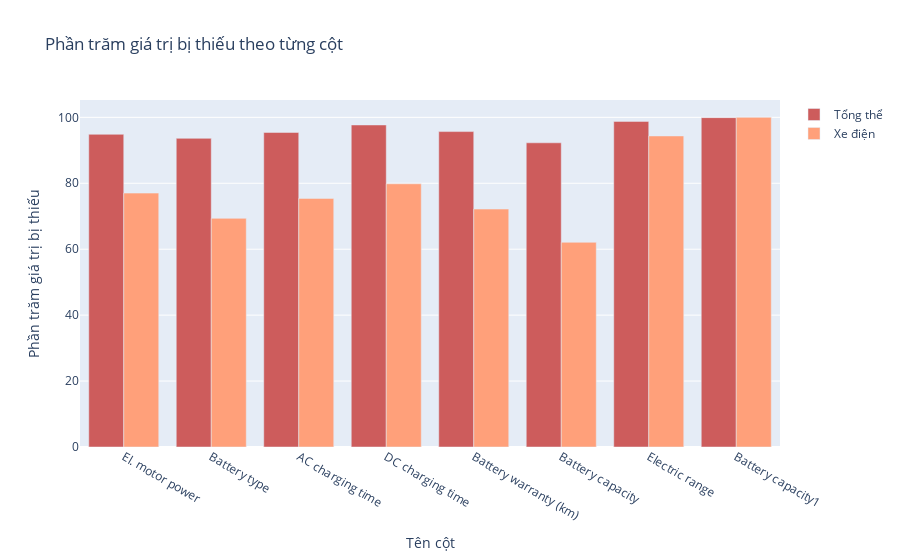

Notebook code for this chart:
### Markdown cell above
Next, we will examine the missing value rates within the primary columns related to electric vehicles. We need to assess how these columns perform in terms of missing values when considering only the subset of electric vehicles. This evaluation will help determine whether these columns can be effectively utilized for analysis.

### Code cell
# Lọc ra xe điện từ df
df_electric = df[df['Fuel'] == 'Electric']

# Tính toán tỷ lệ phần trăm giá trị bị thiếu cho từng cột
missing_values_total = df[electric_vehicle_columns].isnull().mean() * 100
missing_values_electric = df_electric[electric_vehicle_columns].isnull().mean() * 100

# Tạo biểu đồ
fig = go.Figure()

fig.add_trace(go.Bar(
    x=electric_vehicle_columns,
    y=missing_values_total,
    name='Tổng thể',
    marker_color='indianred'
))

fig.add_trace(go.Bar(
    x=electric_vehicle_columns,
    y=missing_values_electric,
    name='Xe điện',
    marker_color='lightsalmon'
))

# Điều chỉnh giao diện
fig.update_layout(
    title='Phần trăm giá trị bị thiếu theo từng cột',
    xaxis_title='Tên cột',
    yaxis_title='Phần trăm giá trị bị thiếu',
    barmode='group'
)

fig.show()

### Figure 1 — Plotly figure (JSON) as saved in the notebook; plotly's stock layout.template omitted (floating-point values rounded to 4 significant figures)
{"data": [{"marker": {"color": "indianred"}, "name": "Tổng thể", "type": "bar", "x": ["El. motor power", "Battery type", "AC charging time", "DC charging time", "Battery warranty (km)", "Battery capacity", "Electric range", "Battery capacity1"], "y": [94.85, 93.63, 95.42, 97.69, 95.68, 92.28, 98.78, 99.91]}, {"marker": {"color": "lightsalmon"}, "name": "Xe điện", "type": "bar", "x": ["El. motor power", "Battery type", "AC charging time", "DC charging time", "Battery warranty (km)", "Battery capacity", "Electric range", "Battery capacity1"], "y": [77.02, 69.35, 75.4, 79.84, 72.18, 62.1, 94.35, 100]}], "layout": {"barmode": "group", "title": {"text": "Phần trăm giá trị bị thiếu theo từng cột"}, "xaxis": {"title": {"text": "Tên cột"}}, "yaxis": {"title": {"text": "Phần trăm giá trị bị thiếu"}}}}
